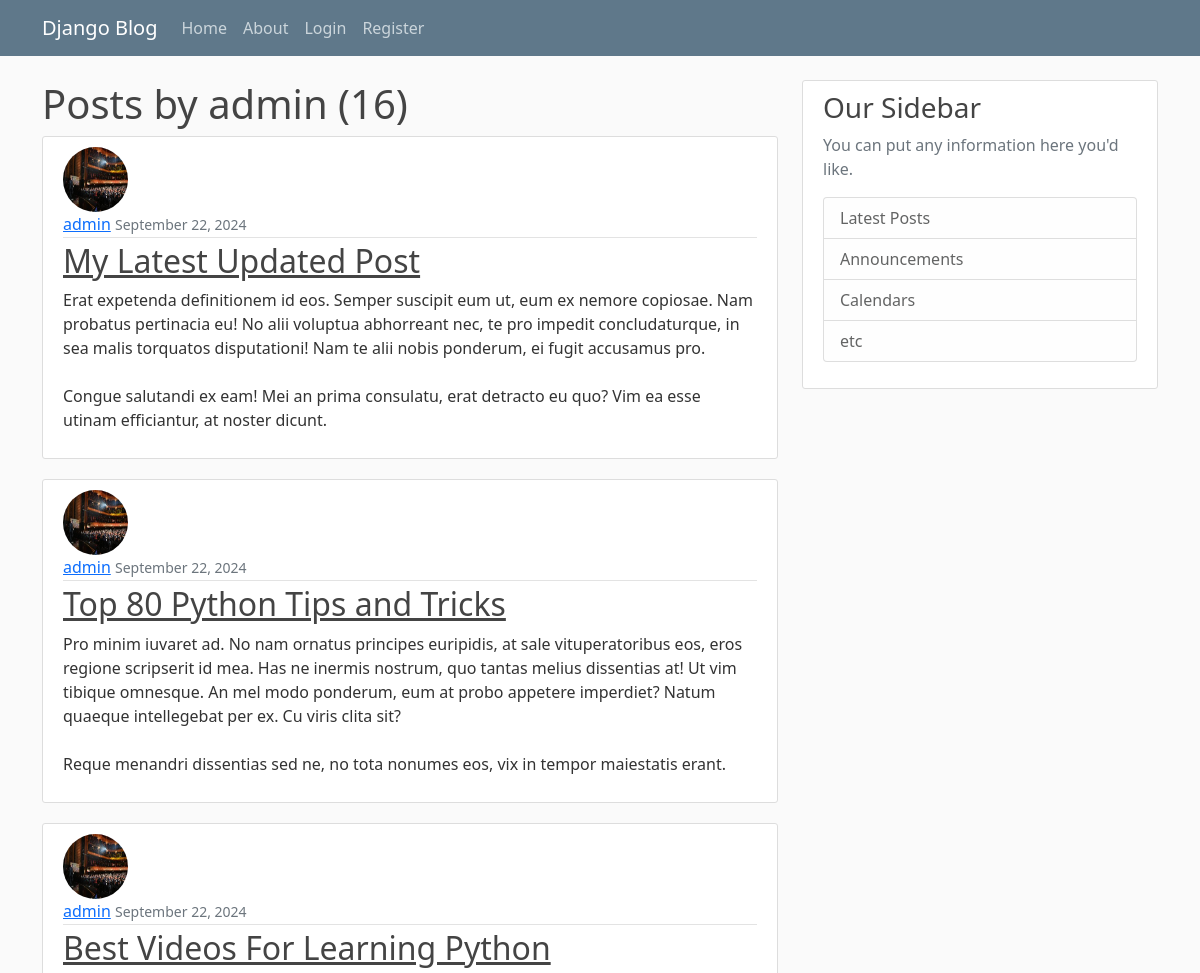
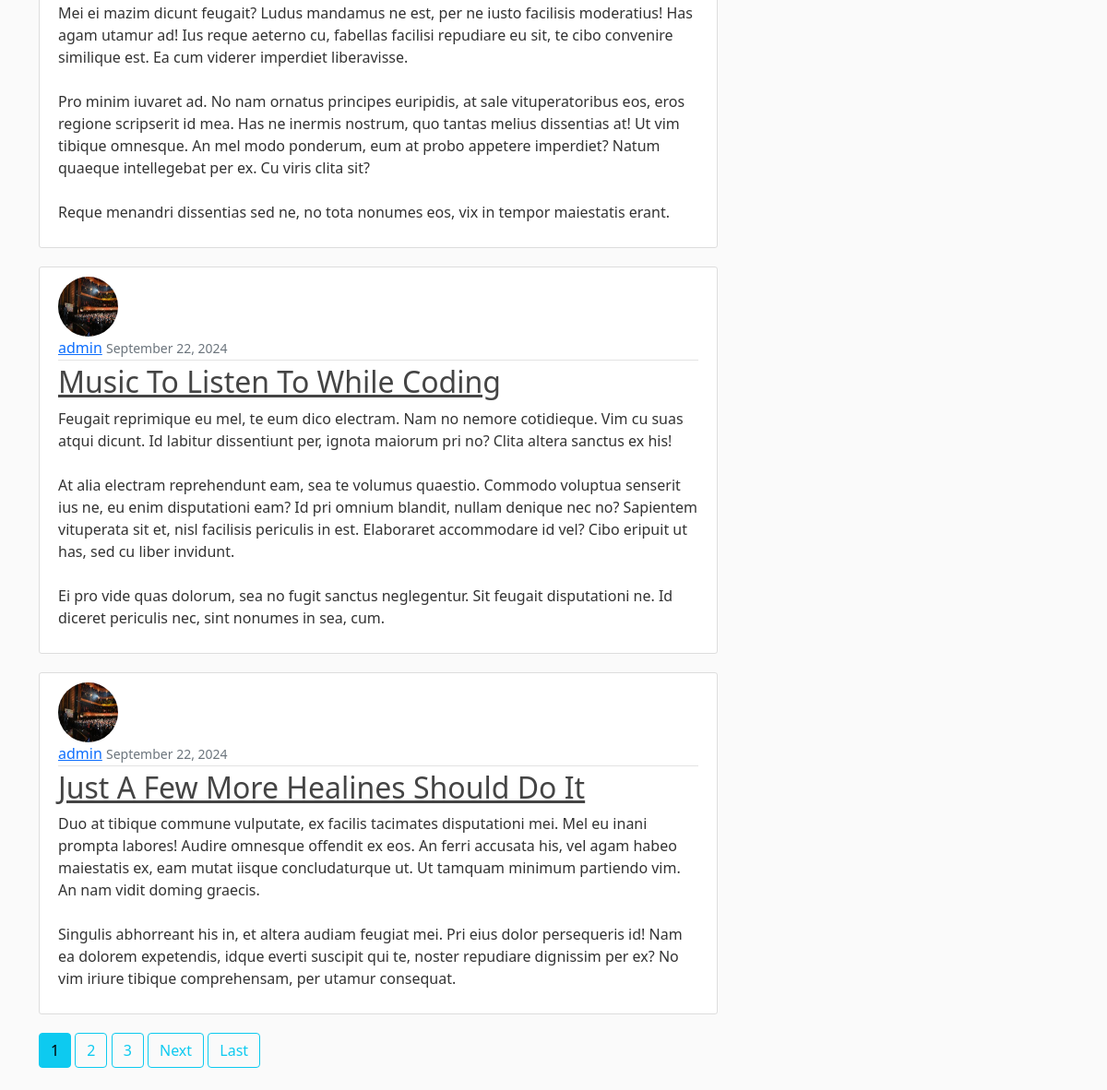
Screenshot of /user/admin/ with the database file from the repository (2 pictures, top to bottom).
### blog/models.py (models this page shows, shortened)
class Post(models.Model):
    title=models.CharField(max_length=100)
    content=models.TextField()#for large amount of text, since posts can contain many text.
    date_posted=models.DateTimeField(default=timezone.now)#we dont pass timezone.now() as a function, but pass timezone.now as a reference to the function. if we passed it as function i.e using paranthesis, then it would return the time when this model was created, but we pass it as a reference whenever the user creates the post
    author=models.ForeignKey(User,on_delete=models.CASCADE)#author: a ForeignKey linking to the User model. This establishes a many-to-one relationship, meaning each post is written by one user, but each user can write many posts. The on_delete=models.CASCADE parameter specifies that if a user is deleted, all of their posts will also be deleted automatically, which is a common behavior in blog applications to maintain referential integrity.

### users/models.py (models this page shows, shortened)
class Profile(models.Model):
    user = models.OneToOneField(User,on_delete=models.CASCADE)
    image= models.ImageField(default="default.jpg",upload_to="profile_pics")

### blog/views.py (the view)
# urls.py: path('user/<str:username>/',UserPostListView.as_view(),name='user-posts'),
class UserPostListView(ListView):
    model = Post
    template_name = 'blog/user_posts.html' # <app>/<model>_<viewtype>.html
    context_object_name = 'posts'
    paginate_by =5 #no. of posts per page
    def get_queryset(self):
        username =get_object_or_404(User,username=self.kwargs.get('username'))
        user = get_object_or_404(User, username=username)
        return Post.objects.filter(author=user).order_by('-date_posted')

### blog/templates/blog/user_posts.html (shortened to what this page needs)
{% extends 'blog/base.html' %} {% block content %}
<h1 class="mb3">Posts by {{ view.kwargs.username }} ({{ page_obj.paginator.count}})</h1>
{% for post in posts%}
<article class="media content-section">
    <img src="{{ post.author.profile.image.url }}" class="rounded-circle article-img">
    <div class="media-body">
        <div class="article-metadata ">
            <a class="mr-2" href="{% url 'user-posts' post.author.username %}">{{ post.author }}</a>
            <small class="text-muted">{{ post.date_posted|date:'F d, Y' }}</small>
        </div>
        <h2><a class="article-title" href="{% url 'post-detail' post.id %}">{{ post.title }}</a></h2>
        <p class="article-content">{{ post.content }}</p>
    </div>
</article>
{% endfor %}
{% if is_paginated%}
{% for num in page_obj.paginator.page_range %}
    {% if page_obj.number == num %}
        <a href="?page={{ num }}" class="btn btn-info mb-4">{{ num }}</a>
    {% elif num > page_obj.number|add:'-3' and num < page_obj.number|add:'3' %}
        <a href="?page={{ num }}" class="btn btn-outline-info mb-4">{{ num }}</a>
    {% endif %}
{% endfor %}
{% if page_obj.has_next %}
    <a href="?page={{ page_obj.next_page_number }}" class="btn btn-outline-info mb-4">Next</a>
    <a href="?page={{ page_obj.paginator.num_pages }}" class="btn btn-outline-info mb-4">Last</a>
{% endif %}
{% endif %}
{% endblock %}

### blog/static/blog/main.css (style rules this page uses)
body { background: #fafafa; color: #333333; margin-top: 5rem; }
h1, h2, h3, h4, h5, h6 { color: #444444; }
.content-section { background: #ffffff; padding: 10px 20px; border: 1px solid #dddddd; border-radius: 3px; margin-bottom: 20px; }
.article-title { color: #444444; }
.article-content { white-space: pre-line; }
.article-img { height: 65px; width: 65px; margin-right: 16px; }
.article-metadata { padding-bottom: 1px; margin-bottom: 4px; border-bottom: 1px solid #e3e3e3 }

### rows the page displays
Post: author.profile.image (picture), author "admin", date_posted "September 22, 2024", title "My Latest Updated Post", content "Erat expetenda definitionem id eos. Semper suscipit eum ut, eum ex nemore copiosae. Nam probatus pertinacia eu! No alii voluptua abhorreant nec, te pro impedit concludaturque, in sea malis torquatos disputationi! Nam te alii nobis ponderum, ei fugit accusamus pro. Congue salutandi ex eam! Mei an prima consulatu, erat detracto eu quo? Vim ea esse utinam efficiantur, at noster dicunt."
Post: author.profile.image (picture), author "admin", date_posted "September 22, 2024", title "Top 80 Python Tips and Tricks", content "Pro minim iuvaret ad. No nam ornatus principes euripidis, at sale vituperatoribus eos, eros regione scripserit id mea. Has ne inermis nostrum, quo tantas melius dissentias at! Ut vim tibique omnesque. An mel modo ponderum, eum at probo appetere imperdiet? Natum quaeque intellegebat per ex. Cu viris clita sit? Reque menandri dissentias sed ne, no tota nonumes eos, vix in tempor maiestatis erant."
Post: author.profile.image (picture), author "admin", date_posted "September 22, 2024", title "Best Videos For Learning Python", content "Mei ei mazim dicunt feugait? Ludus mandamus ne est, per ne iusto facilisis moderatius! Has agam utamur ad! Ius reque aeterno cu, fabellas facilisi repudiare eu sit, te cibo convenire similique est. Ea cum viderer imperdiet liberavisse. Pro minim iuvaret ad. No nam ornatus principes euripidis, at sale vituperatoribus eos, eros regione scripserit id mea. Has ne inermis nostrum, quo tantas melius dissentias at! Ut vim tibique omnesque. An mel modo ponderum, eum at probo appetere imperdiet? Natum quaeque intellegebat per ex. Cu viris clita sit? Reque menandri dissentias sed ne, no tota nonumes eos, vix in tempor maiestatis erant."
Post: author.profile.image (picture), author "admin", date_posted "September 22, 2024", title "Music To Listen To While Coding", content "Feugait reprimique eu mel, te eum dico electram. Nam no nemore cotidieque. Vim cu suas atqui dicunt. Id labitur dissentiunt per, ignota maiorum pri no? Clita altera sanctus ex his! At alia electram reprehendunt eam, sea te volumus quaestio. Commodo voluptua senserit ius ne, eu enim disputationi eam? Id pri omnium blandit, nullam denique nec no? Sapientem vituperata sit et, nisl facilisis periculis in est. Elaboraret accommodare id vel? Cibo eripuit ut has, sed cu liber invidunt. Ei pro vide quas dolorum, sea no fugit sanctus neglegentur. Sit feugait disputationi ne. Id diceret periculis nec, sint nonumes in sea, cum."
Post: author.profile.image (picture), author "admin", date_posted "September 22, 2024", title "Just A Few More Healines Should Do It", content "Duo at tibique commune vulputate, ex facilis tacimates disputationi mei. Mel eu inani prompta labores! Audire omnesque offendit ex eos. An ferri accusata his, vel agam habeo maiestatis ex, eam mutat iisque concludaturque ut. Ut tamquam minimum partiendo vim. An nam vidit doming graecis. Singulis abhorreant his in, et altera audiam feugiat mei. Pri eius dolor persequeris id! Nam ea dolorem expetendis, idque everti suscipit qui te, noster repudiare dignissim per ex? No vim iriure tibique comprehensam, per utamur consequat."

### other values shown
{{ view.kwargs.username }} "admin"
{{ page_obj.paginator.count }} "16"
{{ num }} "1"
{{ num }} "2" "3"
